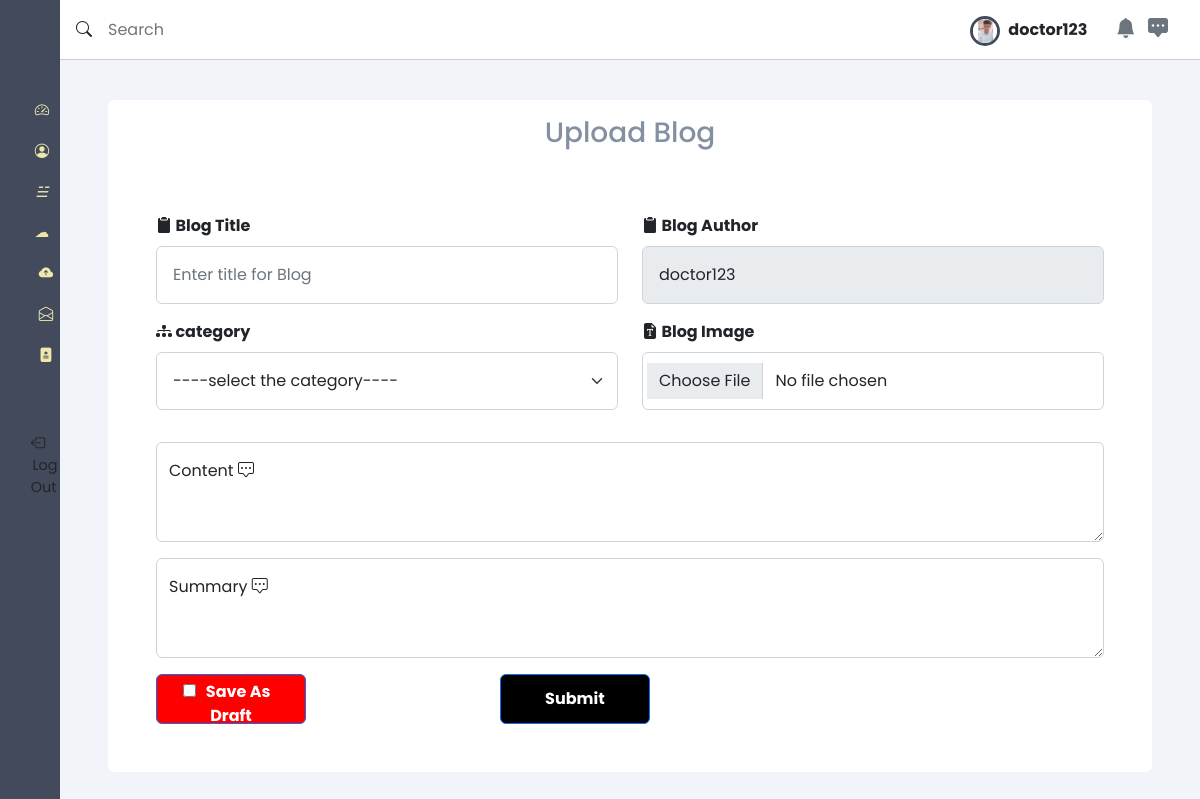
Page /doctor_upload_assignment/ (signed in) on the committed database.
### users/models.py (models this page shows)
class User(AbstractUser):
    user_status = models.CharField(max_length=500, blank=True)
    first_name=models.TextField(max_length=500, blank=True)
    last_name=models.TextField(max_length=500, blank=True)
    profile_pic = models.ImageField(upload_to="doctor/profiles", blank=True,
                                    default="doctor/profiles/download.png")  # default=
    username = models.CharField(max_length=30, blank=False,unique=True)
    email=models.CharField(max_length=30, blank=False)
    gender_choices = (("Male", "Male"), ("Female", "Female"))
    sex = models.TextField(
        max_length=10, choices=gender_choices, default="not_known")
    password=models.TextField(max_length=30, blank=False)
    confirm_password=models.TextField(max_length=30, blank=False)
    address = models.TextField(max_length=30, blank=True)

### doctor/views.py (the view, shortened to what this page needs)
# urls.py: path('doctor_upload_assignment/', upload_blog,
def upload_blog(request):
    upload_done = 0
    user_name=request.user.username
    categories = Category.objects.all()
    return render(request, 'doctor/doctor_madepost.html', context={"upload_done": upload_done, "total_categories": categories,"user_name":user_name})

### templates/doctor/doctor_madepost.html (shortened to what this page needs)
{% extends 'doctor/doctor_main.html' %}
{% load static %}
{% block content %}
<main>
            <section class="recent">
                <div class="table-div">
                    <div class="table-card ">
                        <center><h3>Upload Blog   </h3></center>
                        <div class="time-table p-5">
                            <form method="POST" class="needs-validation" nonalidate="" autocomplete="off" enctype="multipart/form-data">
                                <div class="row justify-content-evenly">
                                    <div class="mb-3 col-12 col-md-6">
                                    <label for="title" class="form-label fw-bold"> <i class="bi bi-clipboard2-fill"></i> Blog Title</label>
                                    <input type="text" class="form-control p-3"  name="assign_title" id="title"  placeholder="Enter title for Blog" required  >
                                    </div>
                                    <div class="mb-3 col-12 col-md-6">
                                        <label for="title" class="form-label fw-bold"> <i class="bi bi-clipboard2-fill"></i> Blog Author</label>
                                        <input type="text" class="form-control p-3"  name="assign_title" id="title"  placeholder="" value="{{ user_name }}" disabled >
                                        </div>
                                    <div class="mb-3 col-12 col-md-6">
                                        <label for="id" class="form-label fw-bold"> <i class="bi bi-diagram-3-fill"></i>  category</label>
                                        <select class="form-select p-3  " aria-label="Default select example" name="assign_class" required>
                                            <option value="">----select the category----</option>
                                          </select>
                                    </div>
                                    <div class="mb-3 col-12 col-md-6">
                                        <label for="file" class="form-label fw-bold"> <i class="bi bi-file-earmark-font-fill"></i> Blog Image </label>
                                        <input type="file" class="form-control p-3" id="file"     name="assignupload" required>
                                    </div>
                                    <div class="col-12 mt-3">
                                        <div class="form-floating">
                                            <textarea class="form-control" name="assign_desc" placeholder="Short Description" id="floatingTextarea2" style="height: 100px"></textarea>
                                            <label for="floatingTextarea2 ">  Content  </label>
                                          </div>
                                    </div>
                                    <div class="col-12 mt-3">
                                        <div class="form-floating">
                                            <textarea class="form-control" name="assign_des" placeholder="Summary" id="floatingTextarea3" style="height: 100px"></textarea>
                                            <label for="floatingTextarea2 ">  Summary  </label>
                                          </div>
                                    </div>
                                </div>
                                <a href="#"><button type="submit" class="btn btn-primary mt-3 fw-bold " style="padding: 5px 30px 5px 30px;background-color:red;height:50px;width:150px;margin-left:0%;"><input type="checkbox" name="checking" style="margin-left:-10%;">&nbsp;&nbsp;&nbsp;Save As Draft</button></a>
                                <button type="submit" class="btn btn-primary mt-3 fw-bold " style="padding: 5px 30px 5px 30px;background-color:black;height:50px;width:150px;margin-left:20%;">Submit</button>
                              </form>
                        </div>
                    </div>
                    </div>
                </div>
{% endblock  %}

### templates/doctor/doctor_main.html (shortened to what this page needs)
{% load static %}
<!DOCTYPE HTML>
<html lang="en">
<head>
    <link rel="stylesheet" href="https://cdn.jsdelivr.net/gh/lykmapipo/themify-icons@0.1.2/css/themify-icons.css">
    <link rel="stylesheet" href="{% static 'css/style.css' %}">
     <link rel="stylesheet" href="https://cdn.jsdelivr.net/npm/bootstrap-icons@1.8.1/font/bootstrap-icons.css">
     <link href="https://cdn.jsdelivr.net/npm/bootstrap@5.2.0/dist/css/bootstrap.min.css" rel="stylesheet">
     <link rel="stylesheet" href="https://cdn.datatables.net/1.12.1/css/jquery.dataTables.min.css">
</head>
<body>
    <div class="sidebar">
        <div class="sidebar-header">
        </div>
        <div class="sidebar-menu">
            <ul>
                <li>
                    <a href="{% url 'doctor_dashboard' %}">
                        <i class="bi bi-speedometer2 me-2"></i>
                    </a>
                </li>
                <li>
                    <a href="{% url 'doctor_profile' %}">
                        <i class="bi bi-person-circle me-2"></i>
                    </a>
                </li>
                  <li>
                    <a href="{% url 'doctor_blogs' %}">
                        <i>&#9777;&nbsp;&nbsp; </i>
                    </a>
                </li>
                <li>
                    <a href="{% url 'myblogs' %}">
                        <i>&#9729;&nbsp;&nbsp;</i>
                    </a>
                </li>
                <li>
                    <a href="{% url 'upload_blog' %}">
                        <i class="bi bi-cloud-arrow-up-fill"></i>
                    </a>
                </li>
                <li>
                    <a href="{% url 'doctor_drafts' %}">
                        <i class="bi bi-envelope-open"></i>
                    </a>
                </li>
                <li>
                    <a href="{% url 'view_appointments' %}">
                        <i class="bi bi-file-medical-fill"></i>
                    </a>
                </li>
                <br><br>
                <li>
                    <a href="{% url 'logout' %}" class="logout text-dark"data-bs-toggle="tooltip" data-bs-placement="right" title="logout" ><i class="bi bi-box-arrow-left me-3"></i>
                        <span class="d-none d-md-inline">Log Out </span></a></li>
            </ul>
        </div>
    </div>
    <div class="main-content">
        <header>
            <div class="search-wrapper">
                <span class=""><i class="bi bi-search fw-bold"></i></span>
                <input type="search" placeholder="Search">
            </div>
            <div class="#">
                <img src="{{ request.user.profile_pic.url }}" style="width: 30px;height: 30px;border-radius: 50%;overflow: hidden;background-color: blue;display:inline-block;vertical-align:middle;border:3px solid #424a5b;">
                <span class="fw-bold fs-6 ms-1 text-dark me-4">{{ request.user.username|safe | truncatechars:"10" }}</span>
                <span  data-bs-toggle="offcanvas" data-bs-target="#notice" aria-controls="notice"><i class="bi bi-bell-fill me-2 text-secondary fs-5"></i></span>
                <i class="bi bi-chat-square-dots-fill fs-5 me-3 text-secondary"></i>
            </div>
        </header>
        {% block content %}
        {% endblock content %}
</body>
</html>

### static/css/style.css (style rules this page uses)
:root { --main-color: #424a5b; --color-dark: #1D2231; --text-grey: #8390A2; }
* { font-family: 'Poppins', sans-serif; margin: 0; padding: 0; text-decoration: none; list-style-type: none; box-sizing: border-box; }
.sidebar { height: 100%; width: 240px; position: fixed; left: 0; top: 0; z-index: 100; background: var(--main-color); color: #fff; overflow-y: auto; transition: width 500ms; }
.sidebar-header { display: flex; justify-content: space-between; align-items: center; height: 60px; padding: 0rem 1rem; }
.sidebar-menu { padding: 0rem; padding-top: 40px; }
.sidebar li { margin-bottom: 1.2rem; font-size: larger; }
.sidebar a { color: palegoldenrod; text-decoration: none; font-size: .9rem; }
.sidebar a span:last-child { padding-left: .1rem; }
.main-content { position: relative; margin-left: 240px; transition: margin-left 500ms; }
header { position: fixed; left: 240px; top: 0; z-index: 100; width: calc(100% - 240px); background: #fff; height: 60px; padding: 0rem 1rem; display: flex; align-items: center; justify-content: space-between; border-bottom: 1px solid #ccc; transition: left 500ms; }
.search-wrapper { display: flex; align-items: center; }
.search-wrapper input { border: 0; outline: 0; padding: 1rem; height: 38px; }
main { margin-top: 60px; background: #f1f5f9; min-height: 90vh; padding: 1rem 3rem; }
.recent { margin-top: 3rem; margin-bottom: 3rem; }
@media only screen and (max-width: 1200px) { .sidebar { width: 60px; z-index: 150; } }
@media only screen and (max-width: 1200px) { .sidebar .sidebar-header h3 span, .sidebar li span:last-child { display: none; } }
@media only screen and (max-width: 1200px) { .sidebar .sidebar-header, .sidebar li { display: flex; justify-content: center; } }
@media only screen and (max-width: 1200px) { .main-content { margin-left: 60px; } }
@media only screen and (max-width: 1200px) { .main-content header { left: 60px; width: calc(100% - 60px); } }
.recent { margin-top: 1.5rem; margin-bottom: 3rem; }
.table-div { display: grid; grid-template-columns: 100% 25%; grid-column-gap: 1.5rem; }
.time-table { overflow-x: auto; }
.table-card { background: #fff; border-radius: 7px; }
.table-card h3 { color: var(--text-grey); margin: 1rem; }

### rows in the picture
User: user.profile_pic (picture), user.username "doctor123", assign_title "doctor123"
